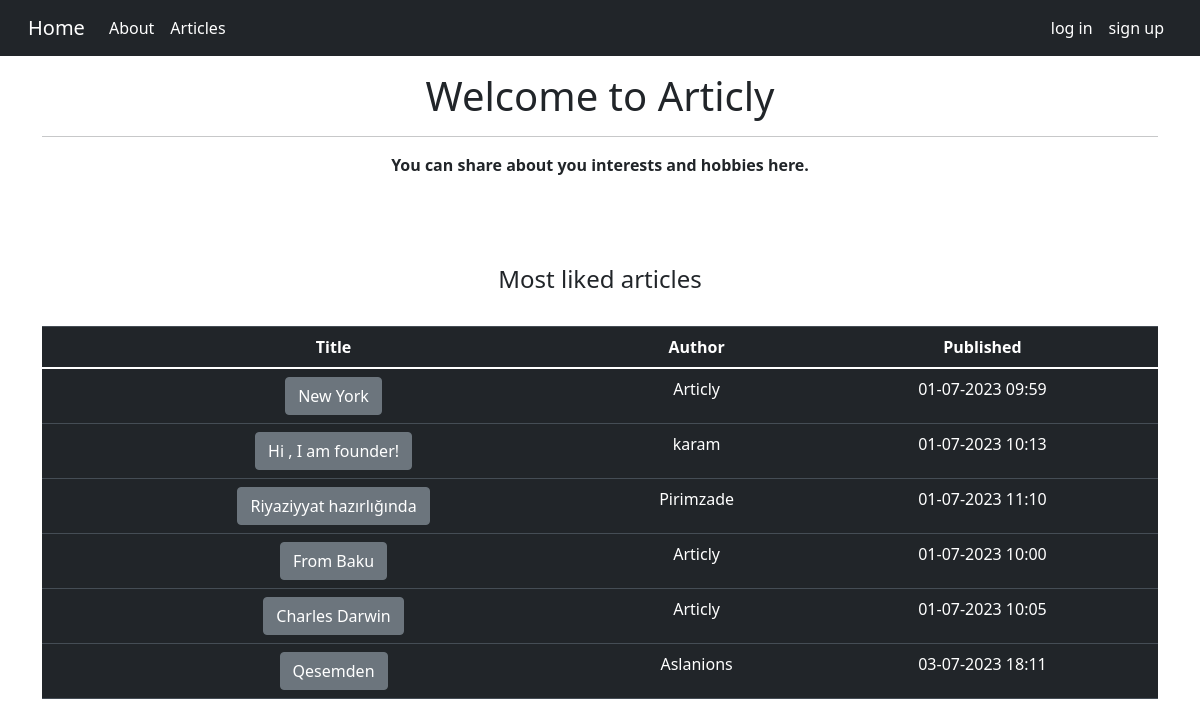
Before: / with the older database file.
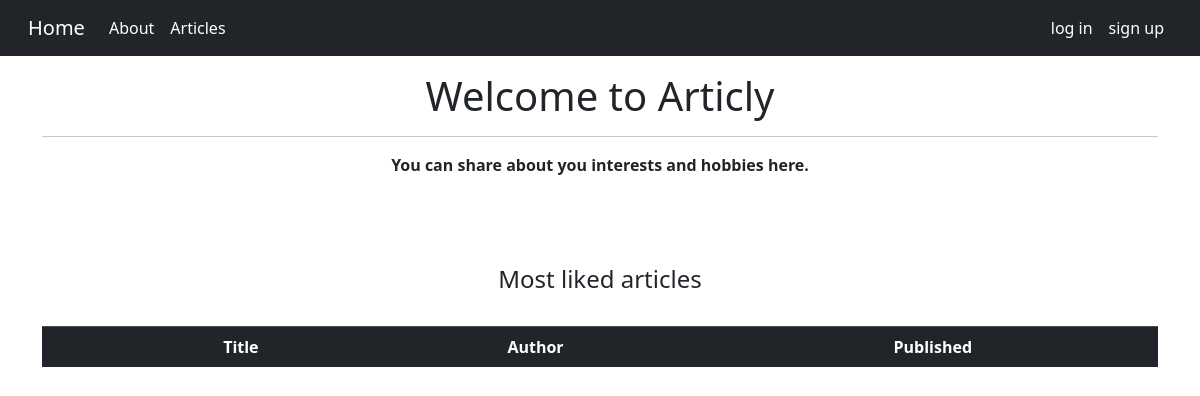
After: the same page with the newer database file.
### articly/models.py (models this page shows)
class Article(db.Model):
    __tablename__ = "article"
    __table_args__ = {'extend_existing': True}
    id = db.Column("id",db.Integer, primary_key=True)
    title = db.Column("title",db.String(150))
    author = db.Column(db.String, db.ForeignKey("user.id",ondelete= "CASCADE"),nullable = False)
    content = db.Column("content",db.String())
    date = db.Column("date",db.DateTime, default=datetime.utcnow)
    likes = db.relationship("Like",backref = "article" , passive_deletes = True)
    comments = db.relationship("Comment",backref = "article" , passive_deletes = True)

class User(db.Model):
    __tablename__ = "user"
    __table_args__ = {'extend_existing': True}
    id = db.Column(db.Integer, primary_key=True)
    name = db.Column(db.String(150))
    email = db.Column(db.String(150), unique=True)
    username = db.Column(db.String(150), unique=True)
    password = db.Column(db.String(150))
    articles = db.relationship("Article",backref = "user" , passive_deletes = True)
    likes = db.relationship("Like",backref = "user" , passive_deletes = True)
    comments = db.relationship("Comment",backref = "user" , passive_deletes = True)

### articly/routes.py (the view)
@app.route('/')
def home():
    top_articles = db.session.query(Article).join(Like).group_by(Article).order_by(func.count(Like.id).desc()).limit(6).all()
    return render_template('blog/index.html',articles=top_articles)

### articly/templates/blog/index.html
{% extends "layout.html" %}
{% block block1 %}
    <div class="text text-center">
        <h1>Welcome to Articly</h1>
        <hr>
        <p><b>You can share about you interests and hobbies here.</b></p>
        <br><br><br>
        <h4>Most liked articles</h4>
        <br>
        <table class="table table-hover table-dark">
            <thead>
                <tr>
                    <th></th>
                    <th scope="col">Title</th>
                    <th scope="col">Author</th>
                    <th scope="col">Published</th>
                </tr>
            </thead>
            <tbody>
                {% for article in articles  %}
                <tr>
                    <td></td>
                    <td><a href="/article/{{article.id}}" class= "btn btn-secondary">{{article.title}}</a></td>
                    <td>{{article.user.username}}</td>
                    <td>{{article.date.strftime('%d-%m-%Y %H:%M')}}</td>
                </tr>
                {% endfor %}
            </tbody>
        </table>
    </div>
{% endblock  %}

### articly/templates/layout.html (shortened to what this page needs)
<!DOCTYPE html>
<html>
    <head>
        <link href="https://cdn.jsdelivr.net/npm/bootstrap@5.1.0/dist/css/bootstrap.min.css" rel="stylesheet">
        <link rel="stylesheet" href="https://cdn.jsdelivr.net/npm/bootstrap@4.5.3/dist/css/bootstrap.min.css">
    </head>
    <body>
        {% include "includes/navbar.html" %}
        <br><br><br>
        <div class="container" >
                {% block block1 %}
                {% endblock  %}
        </div>
        <link href="https://cdn.jsdelivr.net/npm/bootstrap@5.1.0/dist/css/bootstrap.min.css" rel="stylesheet">
    </body>
</html>

### articly/templates/includes/navbar.html (shortened to what this page needs)
<nav class="navbar navbar-expand-md navbar-dark fixed-top bg-dark">
  <div class="container-fluid">
    <a class="navbar-brand" href="/">Home</a>
    <div class="collapse navbar-collapse" id="navbarCollapse">
      <ul class="navbar-nav mr-auto">
        <li class="nav-item">
          <a class="nav-link active" href="/about">About</a>
        </li>
        <li class="nav-item">
          <a class="nav-link active" href="/articles">Articles</a>
        </li>
      </ul>
    </div>
    <div>
      <ul class="navbar-nav ml-auto">
        {% if session['logged_in'] %}
        <li class="nav-item active">
          <a class="nav-link active" href="/dashboard">Profile</a>
        </li>
        <li class="nav-item active">
          <a class="nav-link active" href="/logout">log out</a>
        </li>
        {% else %}
        <li class="nav-item active">
          <a class="nav-link active" href="/login">log in</a>
        </li>
        <li class="nav-item active">
          <a class="nav-link active" href="/register">sign up</a>
        </li>
        {% endif %}
      </ul>
    </div>
  </div>
</nav>

Changed rows visible on the page:
removed Article: title "New York", user.username "Articly", date "01-07-2023 09:59"
removed Article: title "Hi , I am founder!", user.username "karam", date "01-07-2023 10:13"
removed Article: title "Riyaziyyat hazırlığında", user.username "Pirimzade", date "01-07-2023 11:10"
removed Article: title "From Baku", user.username "Articly", date "01-07-2023 10:00"
removed Article: title "Charles Darwin", user.username "Articly", date "01-07-2023 10:05"
removed Article: title "Qesemden", user.username "Aslanions", date "03-07-2023 18:11"
